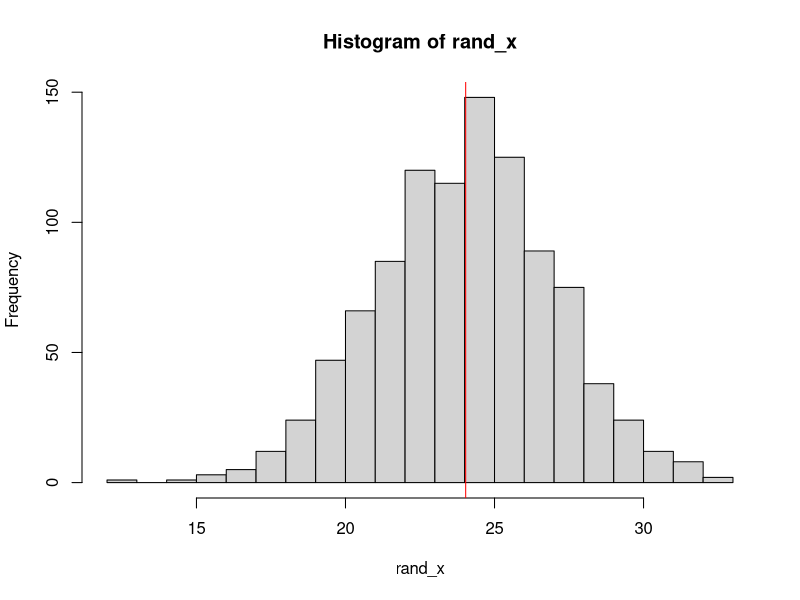

Here is the R script that generated this plot:
## PlotRandom.R
##
## Purpose:
##    A function that will generate a random sample
##     of Normal values, plot a histogram with an 
##     overlaid mean on the plot.
##
## Inputs:
##     numpts = the number of points to generate
##     mu = the theoretical mean of the Normal distribution
##     sigma = the standard deviation of the Normal distribution
##     numbins = the number of bins for the histogram
##     meanColor = the color for the overlaid mean
##     seed = a random number generator seed, to ensure
##            reproducibility
## Outputs: A list with the following elements
##     Random_values = a vector with the generated random 
##                     values
##     Mean_x = the sample mean of Random_values
##     SD_x = the sample standard deviation of Random_values

plotRandomNormals <- function(numpts=1000, mu=24, sigma=3, numbins=15, meanColor="red", seed=123456) {
  set.seed(seed)
  rand_x <- rnorm(numpts, mean=mu, sd=sigma)
  mean_x <- mean(rand_x)
  hist(rand_x, breaks=numbins)
  abline(v=mean_x, col=meanColor)
  list(Random_values=rand_x,
       Mean_x=mean_x, SD_x=sd(rand_x))
}
plotRandomNormals()